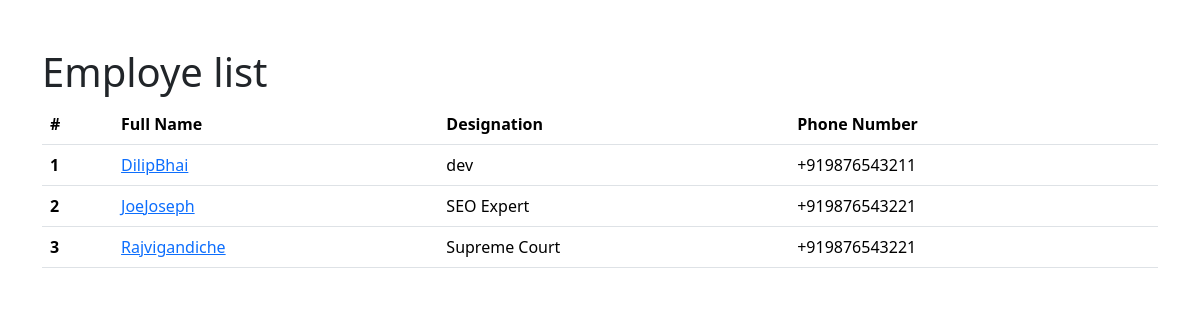
The page / on the database its author committed.
### employees/models.py (models this page shows, shortened)
class Employee(models.Model):
    first_name = models.CharField(max_length=100)
    last_name=models.CharField(max_length=100)
    photo = models.ImageField(upload_to='images')
    designation = models.CharField(max_length=100)
    emai_adress = models.EmailField(max_length=254, unique = True)
    phone_number = models.CharField(
        max_length=13, blank=True,
        validators=[RegexValidator(
            r'^(\+\d{1,2}|\d{1,2})\s?\d{3}\)?[\d\- ]{0,10}$')])
    created_at = models.DateTimeField(auto_now_add = True)
    update_at = models.DateField(auto_now = True)

### myemployees/views.py (the view)
# urls.py: 2. Add a URL to urlpatterns:  path('', views.home, name='home')
def home(request):
    employees = Employee.objects.all()
    context = {
        'employees':employees,
    }
    return render(request, 'home.html',context)

### templates/home.html (shortened to what this page needs)
{% load static %}
<!DOCTYPE html>
<html lang="en">
<head>
  <link href="https://cdn.jsdelivr.net/npm/bootstrap@5.3.1/dist/css/bootstrap.min.css" rel="stylesheet">
  <link rel="stylesheet" href="{% static 'css/style.css' %}">
</head>
<body>
  <div class="container pt-5">
    <h1>Employe list </h1>
    <table class="table">
      <thead>
        <tr>
          <th scope="col">#</th>
          <th scope="col">Full Name</th>
          <th scope="col">Designation</th>
          <th scope="col">Phone Number</th>
        </tr>
      </thead>
      <tbody>
        {% for emp in employees %}
        <tr>
          <th >{{forloop.counter}}</th>
          <td><a href="{%url 'employee_detail' emp.id%}">{{ emp.first_name}}{{ emp.last_name}}</td>
          <td>{{emp.designation}}</td>
          <td>{{emp.phone_number}}</td>
        </tr>
        {% endfor %}
      </tbody>
    </table>
  </div>
</body>
</html>

### myemployees/static/css/style.css (style rules this page uses)
body { background-image: url("../images/red_moon.jpg"); background-repeat: no-repeat; background-size: 100%; }

### rows shown on the page
Employee: first_name "Dilip", last_name "Bhai", designation "dev", phone_number "+919876543211"
Employee: first_name "Joe", last_name "Joseph", designation "SEO Expert", phone_number "+919876543221"
Employee: first_name "Rajvi", last_name "gandiche", designation "Supreme Court", phone_number "+919876543221"
